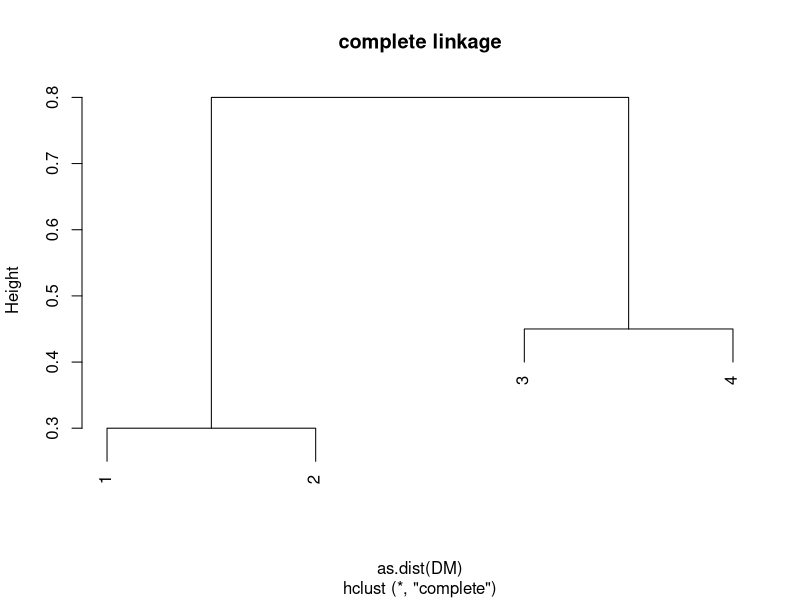
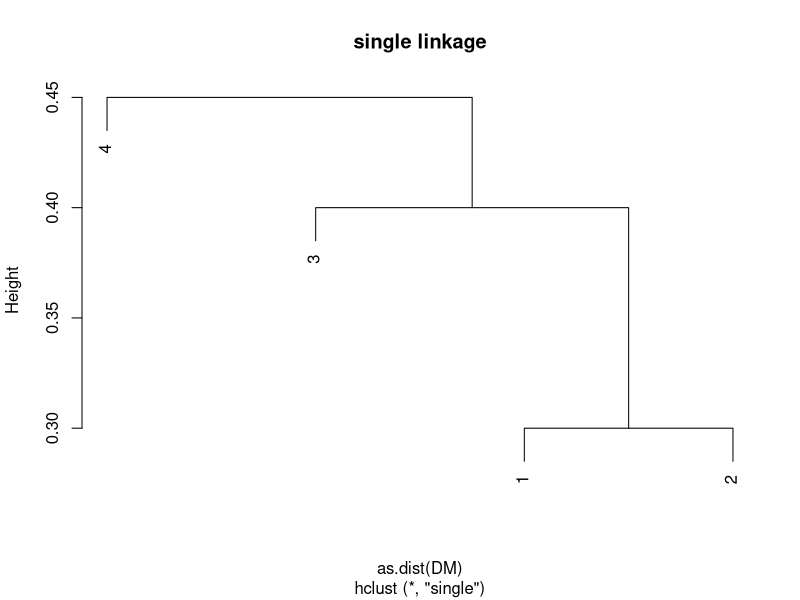
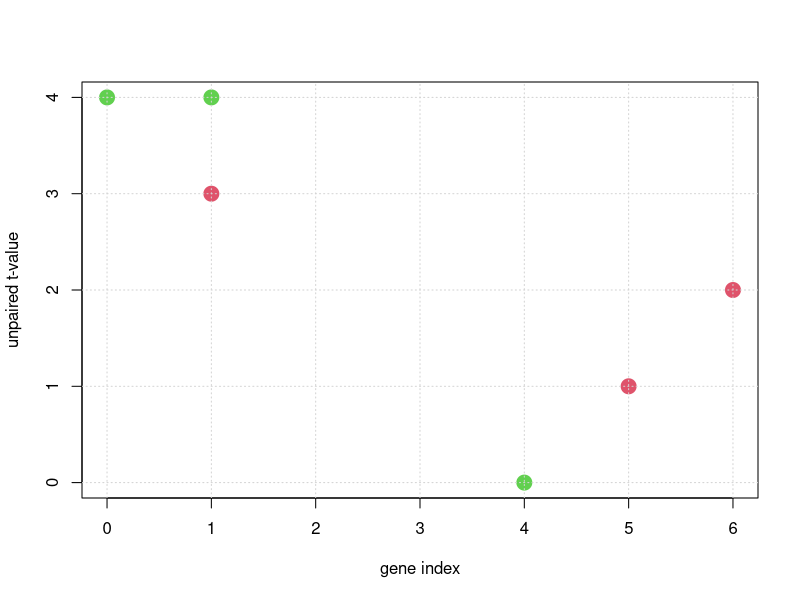
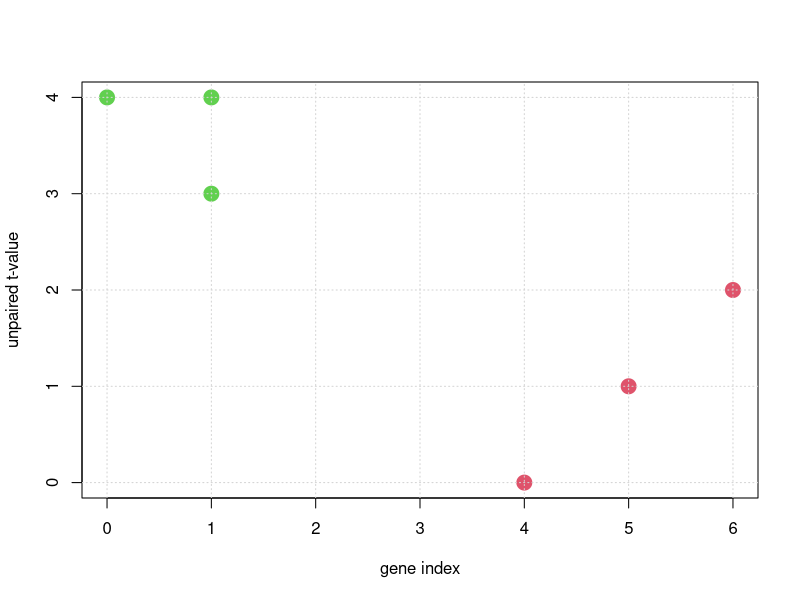
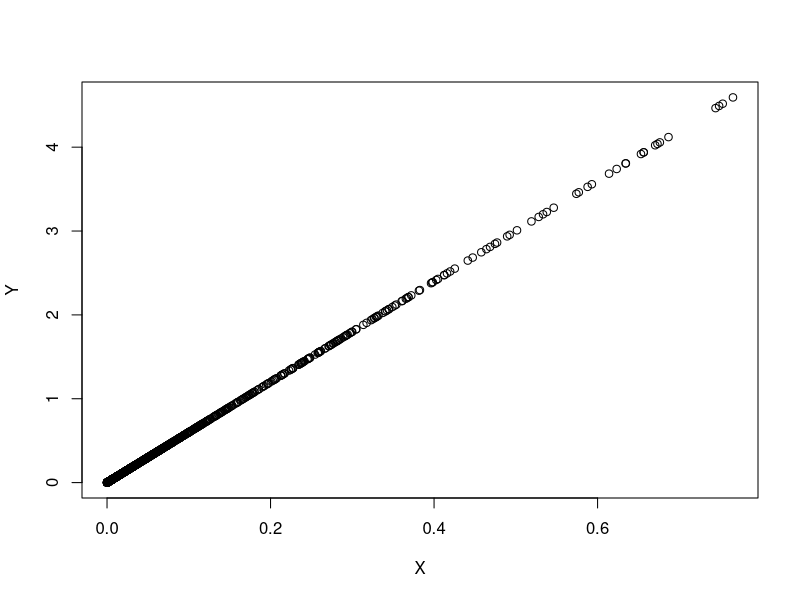
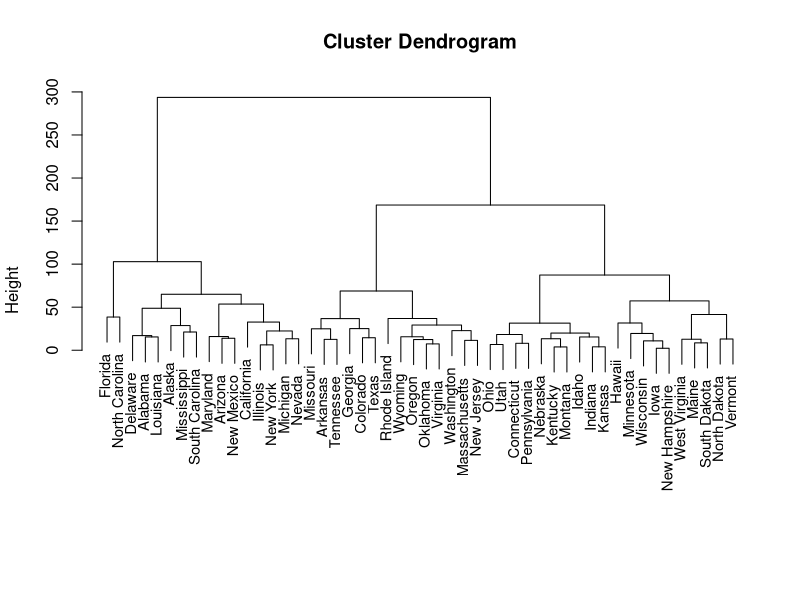
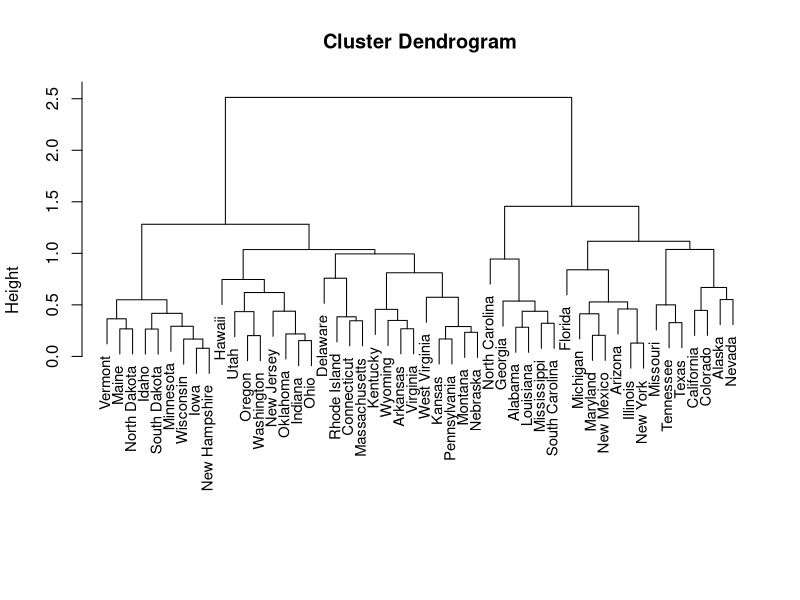

These charts were generated, in order, by the following R code:
## ---- chunk 1
set.seed(0)

DM <- matrix(data = c(0, 0.3, 0.4, 0.7, 0.3, 0, 0.5, 0.8, 0.4, 0.5, 0, 0.45, 0.7, 0.8, 0.45, 0), nrow = 4, ncol = 4, byrow = TRUE)

plot(hclust(as.dist(DM), method = "complete"), main = "complete linkage")
plot(hclust(as.dist(DM), method = "single"), main = "single linkage")

## ---- chunk 2
set.seed(0)

# Part (a):
DF <- data.frame(x1 = c(1, 1, 0, 5, 6, 4), x2 = c(4, 3, 4, 1, 2, 0))

n <- dim(DF)[1]
K <- 2

# Part (b): Assign each point to a cluster
labels <- sample(1:K, n, replace = TRUE)

plot(DF$x1, DF$x2, cex = 2, pch = 19, col = (labels + 1), xlab = "gene index", ylab = "unpaired t-value")
grid()

while (TRUE) {
    
    # Part (c): Compute the centroids of each cluster
    cents <- matrix(nrow = K, ncol = 2)
    for (l in 1:K) {
        samps <- labels == l
        cents[l, ] <- apply(DF[samps, ], 2, mean)
    }
    
    # Part (d): Assign each sample to the centroid it is closest too:
    new_labels <- rep(NA, n)
    for (si in 1:n) {
        smallest_norm <- +Inf
        for (l in 1:K) {
            nm <- norm(as.matrix(DF[si, ] - cents[l, ]), type = "2")
            if (nm < smallest_norm) {
                smallest_norm <- nm
                new_labels[si] <- l
            }
        }
    }
    
    # Part (e): Repeat until labels stop changing:
    if (sum(new_labels == labels) == n) {
        break
    } else {
        labels <- new_labels
    }
}

# Part (f): Plot the updated cluster labels
plot(DF$x1, DF$x2, cex = 2, pch = 19, col = (labels + 1), xlab = "gene index", ylab = "unpaired t-value")
grid()
## ---- chunk 3
set.seed(0)

# Scale each observation (not the features):
USA_scaled <- t(scale(t(USArrests)))

# The correlation of each sample with the other samples:
Rij <- cor(t(USA_scaled))  # -1 <= Rij <= +1 
OneMinusRij <- 1 - Rij  # 0 <= 1-Rij <= +2 
X <- OneMinusRij[lower.tri(OneMinusRij)]

D <- as.matrix(dist(USA_scaled)^2)
Y <- D[lower.tri(D)]

plot(X, Y)

summary(X/Y)
## ---- chunk 4
set.seed(0)

pr.out <- prcomp(USArrests, scale = TRUE)

# Using the output from prcomp:
pr.var <- pr.out$sdev^2
pve_1 <- pr.var/sum(pr.var)

# Apply Equation 10.8 directly:
USArrests_scaled <- scale(USArrests)
denom <- sum(apply(USArrests_scaled^2, 2, sum))

Phi <- pr.out$rotation
USArrests_projected <- USArrests_scaled %*% Phi  # this is the same as pr.out$x

numer <- apply(pr.out$x^2, 2, sum)
pve_2 <- numer/denom

print(pve_1)
print(pve_2)
print(pve_1 - pve_2) 
## ---- chunk 5
set.seed(0)

# Part (a-b):
hclust.complete <- hclust(dist(USArrests), method = "complete")

plot(hclust.complete, xlab = "", sub = "", cex = 0.9)

# cutree( hclust.complete, h=150 ) # height we cut at
ct <- cutree(hclust.complete, k = 3)  # number of clusters to cut into

# Print which states go into each cluster:
for (k in 1:3) {
    print(k)
    print(rownames(USArrests)[ct == k])
}

# Part (c-d):
hclust.complete.scale <- hclust(dist(scale(USArrests, center = FALSE)), method = "complete")

plot(hclust.complete.scale, xlab = "", sub = "", cex = 0.9)

ct <- cutree(hclust.complete.scale, k = 3)  # number of clusters to cut into

# Print which states go into each cluster in this case:
for (k in 1:3) {
    print(k)
    print(rownames(USArrests)[ct == k])
}
 
